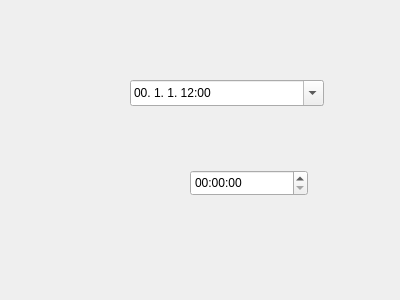
<?xml version="1.0" encoding="UTF-8"?>
<ui version="4.0">
 <class>Dialog</class>
 <widget class="QDialog" name="Dialog">
  <property name="geometry">
   <rect>
    <x>0</x>
    <y>0</y>
    <width>400</width>
    <height>300</height>
   </rect>
  </property>
  <property name="windowTitle">
   <string>Dialog</string>
  </property>
  <widget class="QDateTimeEdit" name="dateTimeEdit">
   <property name="geometry">
    <rect>
     <x>130</x>
     <y>80</y>
     <width>194</width>
     <height>26</height>
    </rect>
   </property>
   <property name="time">
    <time>
     <hour>12</hour>
     <minute>0</minute>
     <second>0</second>
    </time>
   </property>
   <property name="maximumTime">
    <time>
     <hour>11</hour>
     <minute>59</minute>
     <second>59</second>
    </time>
   </property>
   <property name="displayFormat">
    <string>yy. M. d. hh:mm</string>
   </property>
   <property name="calendarPopup">
    <bool>true</bool>
   </property>
  </widget>
  <widget class="QTimeEdit" name="timeEdit">
   <property name="geometry">
    <rect>
     <x>190</x>
     <y>170</y>
     <width>118</width>
     <height>26</height>
    </rect>
   </property>
   <property name="calendarPopup">
    <bool>true</bool>
   </property>
  </widget>
 </widget>
 <resources/>
 <connections/>
</ui>
